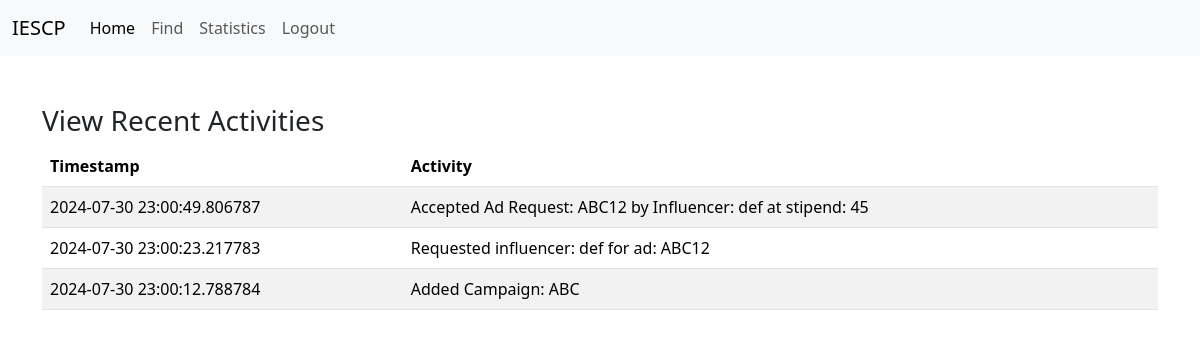
/view_sponsor_notifications/username=abc, run on an earlier commit of the app's database.
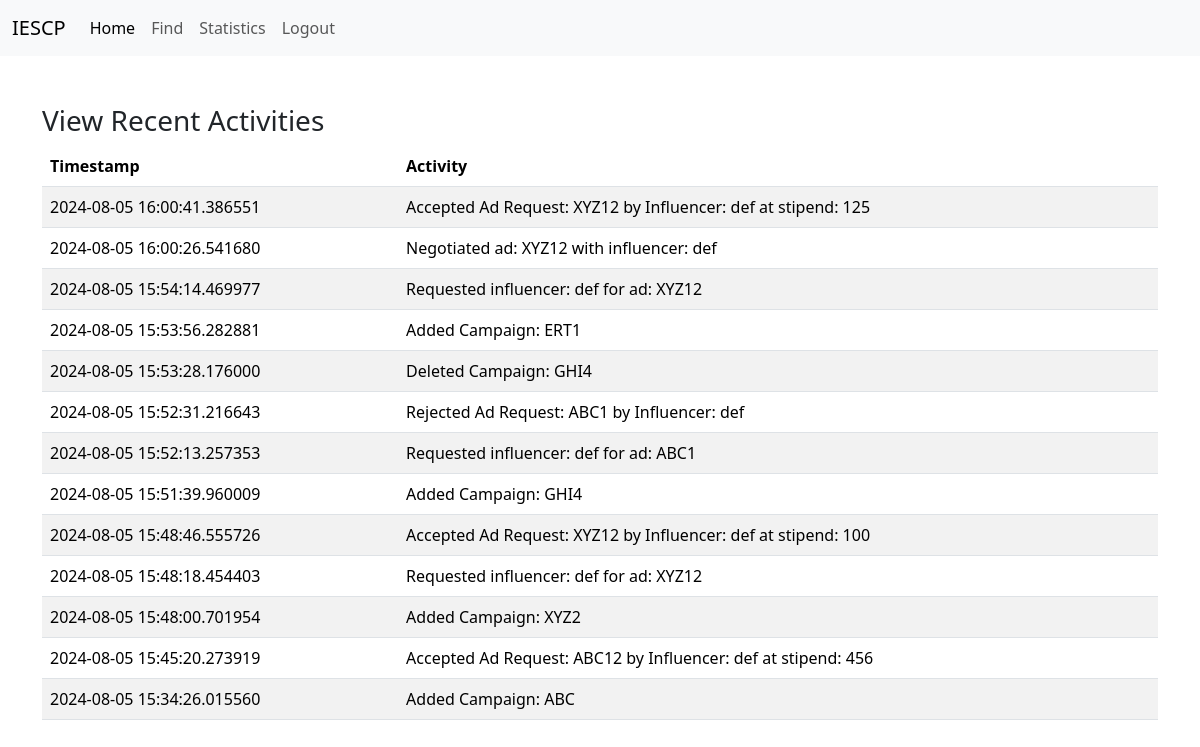
And on a later commit of the database.
### tables this page shows
CREATE TABLE log_sponsor ( date TEXT, sponsor TEXT, activity TEXT, UNIQUE(date));

### app.py (the view)
@app.route('/view_sponsor_notifications/username=<username>', methods=['GET', 'POST'])
def view_sponsor_notifications(username):
    notifs = select_sponsor_log(username)
    notifications = []
    for i in notifs:
        temp = dict()
        temp['date'] = i[0]
        temp['activity'] = i[1]
        notifications.append(temp)
        temp = dict()
    notifications = notifications[::-1]
    return render_template('view_sponsor_notifications.html', username=username, notifications=notifications)

### app.py (called while the page is built)
def select_sponsor_log(username):
    cursor.execute("SELECT date, activity FROM log_sponsor WHERE sponsor=?", (username, ))
    connection.commit()
    return cursor.fetchall()

### templates/view_sponsor_notifications.html (shortened to what this page needs)
<!DOCTYPE html>
<html lang="en">
<head>
<link href="https://cdn.jsdelivr.net/npm/bootstrap@5.3.3/dist/css/bootstrap.min.css" rel="stylesheet">
  </head>
  <nav class="navbar navbar-expand-lg bg-body-tertiary">
    <div class="container-fluid">
      <a class="navbar-brand" href="#">IESCP</a>
      <div class="collapse navbar-collapse" id="navbarSupportedContent">
        <ul class="navbar-nav me-auto mb-2 mb-lg-0">
          <li class="nav-item">
            <a class="nav-link active" aria-current="page" href="/home_sponsor/sponsor={{username}}" id = "home_sponsor_nav">Home</a>
          </li>
          <li class="nav-item">
            <a class="nav-link" href="/find_sponsor/sponsor={{username}}" id = "find_sponsor_nav">Find</a>
          </li>
          <li class="nav-item">
            <a class="nav-link" href="/statistics_sponsor/sponsor={{username}}" id = "stats_sponsor_nav">Statistics</a>
          </li>
          <li class="nav-item">
            <a class="nav-link" href = "/" id="logout">Logout</a>
          </li>
        </ul>
      </div>
    </div>
  </nav>
  <body>
    <body>
      <div class="container mt-5">
          <h3>View Recent Activities</h3>
          <table class="table table-striped">
              <thead>
                  <tr>
                      <th>Timestamp</th>
                      <th>Activity</th>
                  </tr>
              </thead>
              <tbody>
                  {% for notif in notifications %}
                  <tr>
                      <td>{{ notif.date }}</td>
                      <td>{{ notif.activity }}</td>
                  </tr>
                  {% endfor %}
              </tbody>
          </table>
      </div>
  </body>
</html>

What changed in the data, as far as the page shows it:
added log_sponsor: date "2024-08-05 16:00:41.386551", activity "Accepted Ad Request: XYZ12 by Influencer: def at stipend: 125"
added log_sponsor: date "2024-08-05 16:00:26.541680", activity "Negotiated ad: XYZ12 with influencer: def"
added log_sponsor: date "2024-08-05 15:54:14.469977", activity "Requested influencer: def for ad: XYZ12"
added log_sponsor: date "2024-08-05 15:53:56.282881", activity "Added Campaign: ERT1"
added log_sponsor: date "2024-08-05 15:53:28.176000", activity "Deleted Campaign: GHI4"
added log_sponsor: date "2024-08-05 15:52:31.216643", activity "Rejected Ad Request: ABC1 by Influencer: def"
added log_sponsor: date "2024-08-05 15:52:13.257353", activity "Requested influencer: def for ad: ABC1"
added log_sponsor: date "2024-08-05 15:51:39.960009", activity "Added Campaign: GHI4"
added log_sponsor: date "2024-08-05 15:48:46.555726", activity "Accepted Ad Request: XYZ12 by Influencer: def at stipend: 100"
added log_sponsor: date "2024-08-05 15:48:18.454403", activity "Requested influencer: def for ad: XYZ12"
changed log_sponsor: date "2024-07-30 23:00:49.806787" → "2024-08-05 15:48:00.701954"; activity "Accepted Ad Request: ABC12 by Influencer: def at stipend: 45" → "Added Campaign: XYZ2"
changed log_sponsor: date "2024-07-30 23:00:23.217783" → "2024-08-05 15:45:20.273919"; activity "Requested influencer: def for ad: ABC12" → "Accepted Ad Request: ABC12 by Influencer: def at stipend: 456"
changed log_sponsor "Added Campaign: ABC": date "2024-07-30 23:00:12.788784" → "2024-08-05 15:34:26.015560"
